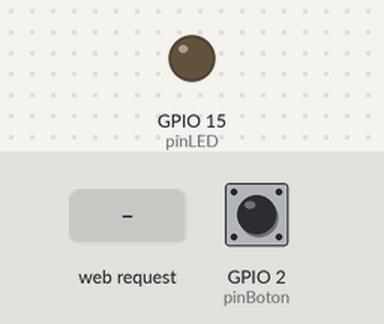
Recording of a sketch running on a simulated ESP8266 (NodeMCU). On the bench: output pins drawn as LEDs (lit = HIGH). Inputs (shaded band) come from the test bench; at power-on: GPIO 2 (pinBoton) HIGH. WiFi joins after 1.5 s; servers stay silent unless stated; what the sketch prints to the serial monitor is not drawn.

Above: at 2.7 s.
2.8 s: GPIO 2 (pinBoton) pulled LOW for 3.2 s
At 7.0 s:
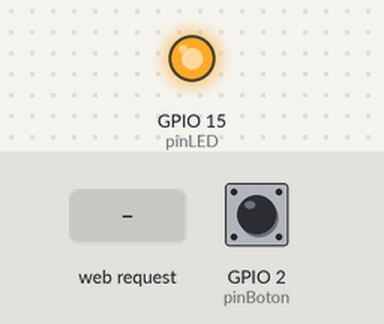
7.8 s: GPIO 2 (pinBoton) pulled LOW for 0.15 s
At 9.5 s:
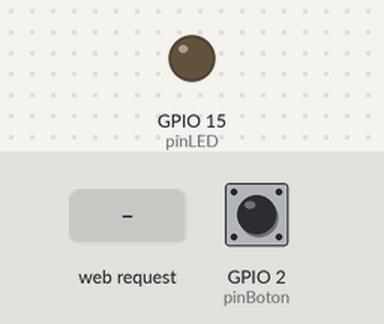
9.8 s: HTTP request GET /toggle received
At 10.8 s:
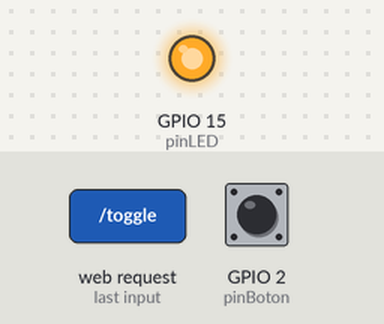
Timing chart, 0 to 12.8 s (numbered marks = the images above; inputs shaded):
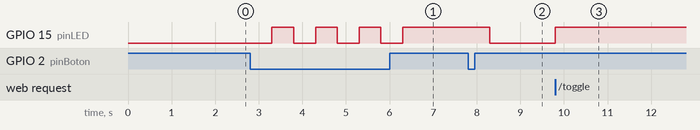

The sketch:

ESP_tarea1.ino
```cpp
#include <ESP8266WiFi.h>
#include <ESP8266WebServer.h>

const char* ssid = "POCO X6";
const char* password = "20202020";

ESP8266WebServer server(80);

const int pinLED = 15;
const int pinBoton = 2;
bool estadoLED = false;

String paginaHTML() {
  String html = "<!DOCTYPE html><html><head><meta charset='UTF-8'>";
  html += "<title>Control LED ESP32</title>";
  html += "<style>";
  html += "body { font-family: Arial; text-align:center; margin-top:50px; }";
  html += "button { padding:20px; font-size:20px; }";
  html += "</style></head><body>";
  html += "<h1>Control del LED</h1>";
  html += String("<p>Estado actual: <b>") + (estadoLED ? "ENCENDIDO" : "APAGADO") + "</b></p>";
  html += "<form action='/toggle'><button>Encender / Apagar</button></form>";
  html += "</body></html>";
  return html;
}

void handleRoot() {
  server.send(200, "text/html", paginaHTML());
}

void handleToggle() {
  estadoLED = !estadoLED;
  digitalWrite(pinLED, estadoLED);
  server.sendHeader("Location", "/");
  server.send(303);
}

void setup() {
  Serial.begin(115200);
  pinMode(pinLED, OUTPUT);
  pinMode(pinBoton, INPUT_PULLUP);

  WiFi.begin(ssid, password);
  Serial.print("Conectando a WiFi");
  while (WiFi.status() != WL_CONNECTED) {
    delay(500);
    Serial.print(".");
  }

  Serial.println("\nConectado!");
  Serial.print("Dirección IP: ");
  Serial.println(WiFi.localIP());

  server.on("/", handleRoot);
  server.on("/toggle", handleToggle);
  server.begin();
}

void loop() {
  server.handleClient();
  if (digitalRead(pinBoton) == LOW) {
    delay(500);
    estadoLED = !estadoLED;

    digitalWrite(pinLED, estadoLED);
    Serial.println("Cambio de estado");
  }
}
```

Measured:
- after the input at 2.8 s, GPIO 15 (pinLED): alternates HIGH for 0.50 s and LOW for 0.50 s, 7 changes in all, then stays HIGH, starting after 0.50 s
- after the input at 7.8 s, GPIO 15 (pinLED): HIGH → LOW after 0.50 s
- after the input at 9.8 s, GPIO 15 (pinLED): LOW → HIGH at once
